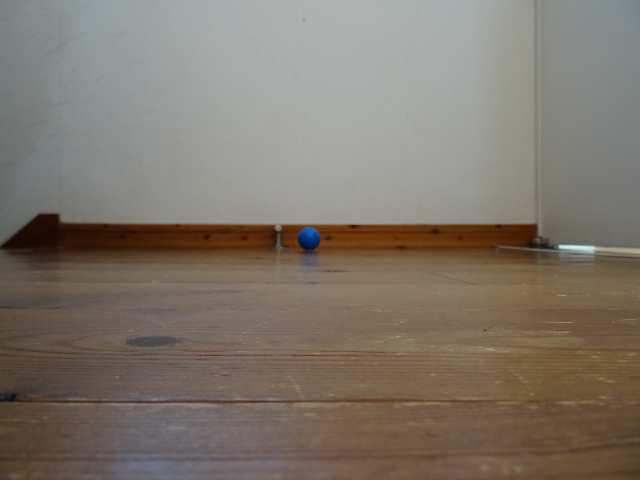
#> input picture work/marker/1 Photos/1100.jpg, 640 x 480 px, given in place of k20r.jpg, which was not available
$ python kyori.py
#> lines starting #> are read from the running program, lines starting #| are printed output that depends on the picture; after the words box and inside, x2 and y2 are one past the last pixel; in counts of white or black regions, pixels touching at a corner belong together; pictures that were not available may be replaced by others from this repository, and a replacement may not be noted
# -*- coding: utf-8 -*-
import cv2
import numpy as np
import math


# ???o?μ???￠¶?I???F?w?e
# 0 <= h <= 179 (?F??) OpenCV??Imax=179???AR:0(180),G:60,B:120???e
# 0 <= s <= 255 (??x) ??????l?a???o?3?e?e??≪??±?I?l?d???-?・?e
# 0 <= v <= 255 (???x) ?±?????￠?????,?￢?3?￠??A￠
c_min = np.array([97, 50, 50])
c_max = np.array([117, 255, 255])

# ?c?￡?≫?p??°EU
k = np.ones((5,5),np.uint8)

def color_track(im,h_min,h_max):
    im_h = cv2.cvtColor(im,cv2.COLOR_BGR2HSV)  # RGB?F?o??c?cHSV?F?o????・
    mask = cv2.inRange(im_h,h_min,h_max,)       # ?，????¶?￢
    mask = cv2.medianBlur(mask,7)               # ?????≫
    #mask = cv2.dilate(mask,k,iterations=2)      # ?c?￡?≫
    #im_c = cv2.bitwise_and(im,im,mask=mask)     # ?F????o
    return mask#,im_c

def index_emax(cnt):
    max_num = 0
    max_i = -1
    for i in range(len(cnt)):
        cnt_num=len(cnt[i])
        if cnt_num > max_num:
            max_num = cnt_num
            max_i = i

    return max_i

def main():

    L1 = 200  # ¶O??a?e??????￡ 200[mm]
    h1 = 220  # ?a?e?????a??2?T 220 [E??U]
    H =  55   # I?????a[mm]
    Z =  200  # 200mm?a?Iz??u[mm]
    #cap = cv2.VideoCapture(0)
    #if cap.isOpened() is False:
    #   raise("IO Error")

    while True:
        # ?u?????擾
        im =  cv2.imread('k20r.jpg')
#> im is the input picture: shape (480, 640, 3); mean B, G, R 107.7, 118.2, 126.8

        # ¶?I??IA?・?T
        mask1 = color_track(im,c_min,c_max)
#> in color_track, `im_h = cv2.cvtColor(im,cv2.COLOR_BGR2HSV)`: im_h: shape (480, 640, 3); mean H, S, V 39.6, 52.8, 128.5
#> in color_track, `mask = cv2.inRange(im_h,h_min,h_max,)`:
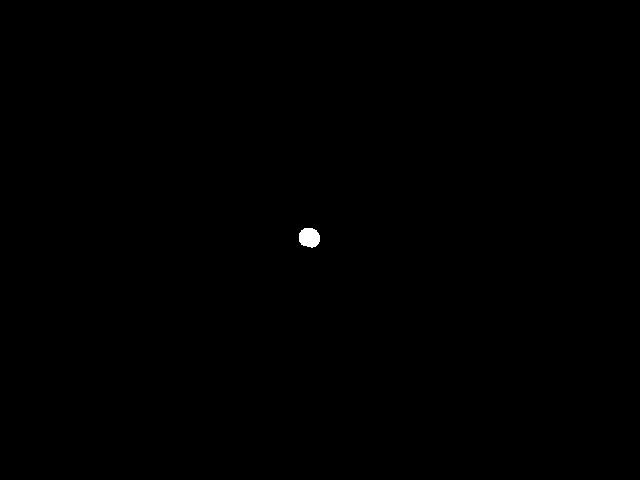
#> mask: shape (480, 640); 0.11% white; 1 white region, box (x1, y1, x2, y2) and area: (299, 228, 320, 248) 337
#> in color_track, `mask = cv2.medianBlur(mask,7)`: mask: shape (480, 640); 0.1% white; 1 white region
        mask2 = color_track(im,c_min,c_max)

        # ?F??a???s? o
        cnt, hierarchy = cv2.findContours(mask2,cv2.RETR_EXTERNAL, cv2.CHAIN_APPROX_SIMPLE)
#> cnt = 1 contour; box (x1, y1, x2, y2) and area: (299, 228, 320, 247) 293
        cnt = cv2.findContours(mask2,cv2.RETR_TREE,cv2.CHAIN_APPROX_SIMPLE)[-2]
        n = index_emax(cnt)
#> the loop in index_emax, `for i in range(len(cnt)):` made 1 pass
#> (cnt_num, max_num, max_i) on pass 1: (27, 27, 0)
#> after the loop in index_emax, `for i in range(len(cnt)):`: max_i = 0; max_num = 27
#> n = 0

        if n != -1:
            hull = cv2.convexHull(cnt[n])
#> hull = contour of 16 points, box (x1, y1, x2, y2) (299, 228, 320, 247), area 300
            mask2[:] = 0
#> mask2: shape (480, 640); every value is 0
            cv2.drawContours(mask2,[hull],0,(255),-1)
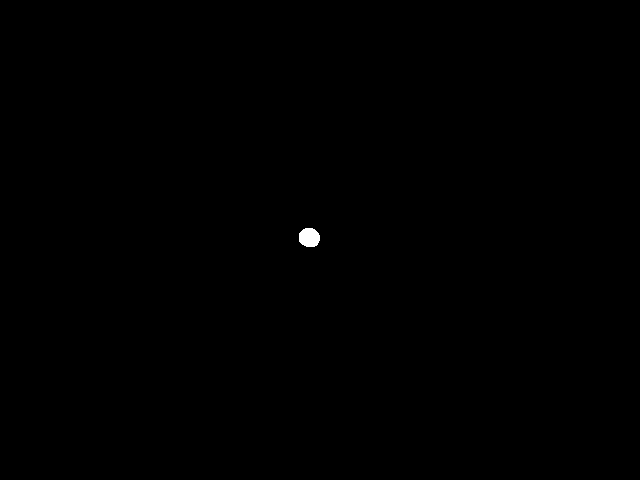
#> mask2: shape (480, 640); 0.11% white; 1 white region, box (x1, y1, x2, y2) and area: (299, 228, 320, 247) 328
            cv2.drawContours(im,[hull],0,(0,200,0),2)
            cv2.drawContours(mask2,[hull],0,(0,200,0),2)
#> mask2: shape (480, 640); 0.07% white; 1 white region, box (x1, y1, x2, y2) and area: (301, 230, 318, 245) 213
            M1 = cv2.moments(cnt[n])
#> M1 = moments, m00 293, centre m10/m00, m01/m00 = (308.9, 237.1)
            if M1["m00"] != 0:
               cx,cy = int(M1["m10"]/M1["m00"]),int(M1["m01"]/M1["m00"])
#> cx = 308; cy = 237
            else:
                cx,cy = 320,240
        else:
            cx,cy = 320,240

        # ?F??a????3?v?Z
        mask = cv2.bitwise_and(mask1,mask1,mask=mask2)
        mask = cv2.Canny(mask2,100,200)
#> mask: shape (480, 640); 0.02% white in thin lines or dots, all inside (x1, y1, x2, y2) = (300, 229, 318, 245)
        y,x = np.where(mask == 255)
#> y = 59 values from 229 to 244; x = 59 values, max 317 at index 24, min 300 at index 25, mean 309
        if len(y)!= 0:
            # ???¨?????a????3h2?d?v?Z
            ymax,ymin = np.amax(y),np.amin(y)
#> ymax = 244; ymin = 229
            xmax,xmin = np.amax(x),np.amin(x)
#> xmax = 317; xmin = 300

            #???3???????￠???? a??μ??g??
            h2 = max([(ymax - ymin),(xmax - xmin)])
#> h2 = 17

            #???S??u? a?d?a????(?v?C?3)
            cx = cx + int((h2 - (xmax - xmin))/2)
            cy = cy + int((h2 - (ymax - ymin))/2)
#> cy = 238

            if float(h2) !=0:
                # ???s?≪L2?d?v?Z
                L2 = (h1/float(h2))*L1
#> L2 = 2588.2
                # 1px?????e????3?d?v?Z
                a = H/float(h2)
#> a = 3.24
                # ?O???3??u(X, Y, Z)?d?v?Z
                X = (cx-320)*a
#> X = -38.82
                Y = (240-cy)*a
#> Y = 6.47
                if L2 > X:
                    Z = math.sqrt(L2*L2-X*X)
#> Z = 2587.9
                X,Y,Z,L2 = round(X),round(Y),round(Z),round(L2)
#> X = -39; Y = 6; Z = 2588; L2 = 2588
            # ????\?|
            cv2.circle(im,(cx,cy),5, (0,0,255), -1)
#> im: shape (480, 640, 3); mean B, G, R 107.6, 118.2, 126.9
            cv2.circle(im,(cx,cy),int(h2/2), (255,0,255), 1)
#> im: shape (480, 640, 3); mean B, G, R 107.6, 118.2, 126.9
            cv2.putText(im,"X: "+str(X)+"[mm]",(30,20),1,1.5,(70,70,220),2)
            cv2.putText(im,"Y: "+str(Y)+"[mm]",(30,50),1,1.5,(70,70,220),2)
            cv2.putText(im,"Z: "+str(Z)+"[mm]",(30,80),1,1.5,(70,70,220),2)
            cv2.putText(im,"h2: "+str(h2)+"[pixcel]",(30,120),1,1.5,(220,70,90),2)
            cv2.putText(im,"L2: "+str(L2)+"[mm]",(30,160),1,1.5,(220,70,90),2)
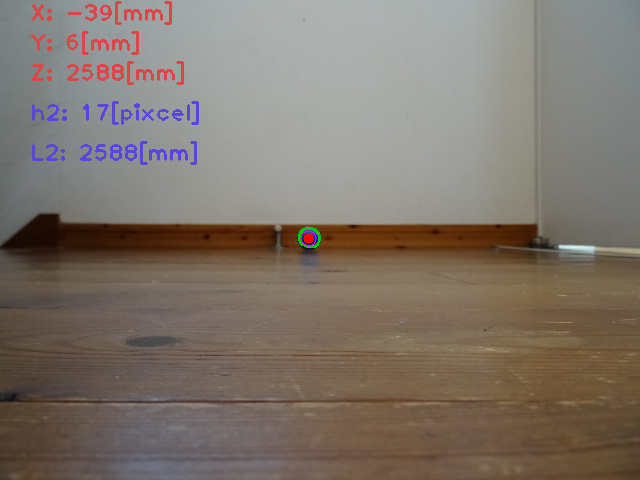
#> im: shape (480, 640, 3); mean B, G, R 107.5, 117.1, 127.2
            cv2.imshow("Camera",im)
            cv2.imshow("Mask",mask2)
        # ・°?a???3???c?I?c?甲?￣?e
        if cv2.waitKey(10) > 0:
#> (key Esc is pressed here)
#> (the run stopped early here; a loop or call above may not have finished)

$ run again, on work/marker/1 Photos/120.jpg
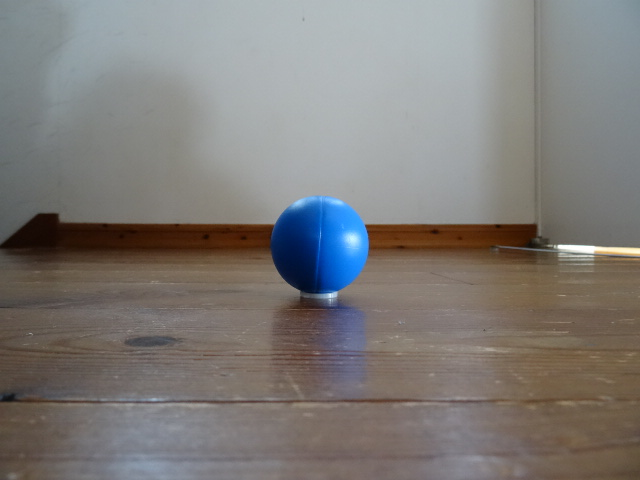
#> input picture work/marker/1 Photos/120.jpg, 640 x 480 px, given in place of k20r.jpg, which was not available
#> in main, im is the input picture: shape (480, 640, 3); mean B, G, R 120.7, 123.2, 126.3
#> im_h: shape (480, 640, 3); mean H, S, V 54.1, 43.7, 133.4
#> in color_track, `mask = cv2.medianBlur(mask,7)`:
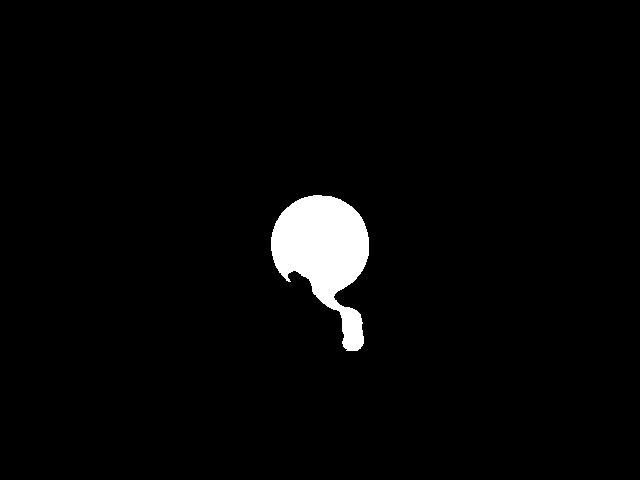
#> mask: shape (480, 640); 2.8% white; 1 white region
#> cnt = 1 contour; box (x1, y1, x2, y2) and area: (271, 195, 369, 351) 8252
#> the loop in index_emax, `for i in range(len(cnt)):` made 1 pass
#> (cnt_num, max_num, max_i) on pass 1: (226, 226, 0)
#> after the loop in index_emax, `for i in range(len(cnt)):`: max_i = 0; max_num = 226
#> n = 0
#> hull = contour of 35 points, box (x1, y1, x2, y2) (271, 195, 369, 351), area 10500
#> M1 = moments, m00 8251.5, centre m10/m00, m01/m00 = (323.8, 252.4)
#> in main, `cx,cy = int(M1["m10"]/M1["m00"]),int(M1["m01"]/M1["m00"])`: cx = 323; cy = 252
#> y = 439 values from 196 to 348; x = 439 values, max 366 at index 141, min 272 at index 144, mean 326.3
#> ymax = 348; ymin = 196
#> xmax = 366; xmin = 272
#> h2 = 152
#> in main, `cx = cx + int((h2 - (xmax - xmin))/2)`: cx = 352
#> in main, `L2 = (h1/float(h2))*L1`: L2 = 289.5
#> a = 0.362
#> in main, `X = (cx-320)*a`: X = 11.58
#> in main, `Y = (240-cy)*a`: Y = -4.34
#> in main, `Z = math.sqrt(L2*L2-X*X)`: Z = 289.2
#> in main, `X,Y,Z,L2 = round(X),round(Y),round(Z),round(L2)`: X = 12; Y = -4; Z = 289
#> in main, `cv2.putText(im,"L2: "+str(L2)+"[mm]",(30,160),1,1.5,(220,70,90),2)`:
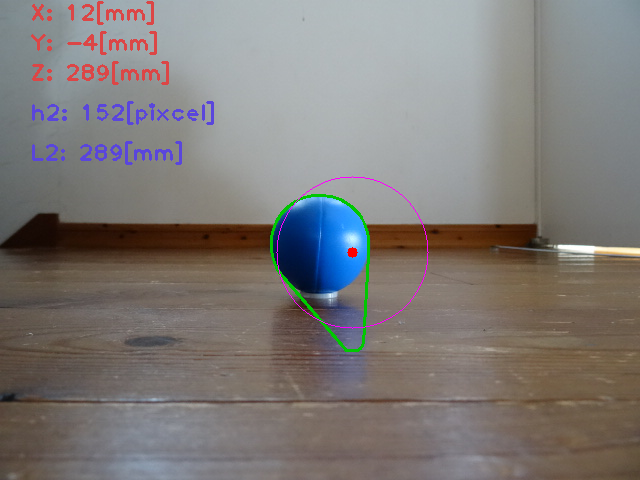
#> im: shape (480, 640, 3); mean B, G, R 120.2, 122.3, 126.4

$ run again, on work/marker/1 Photos/130.jpg
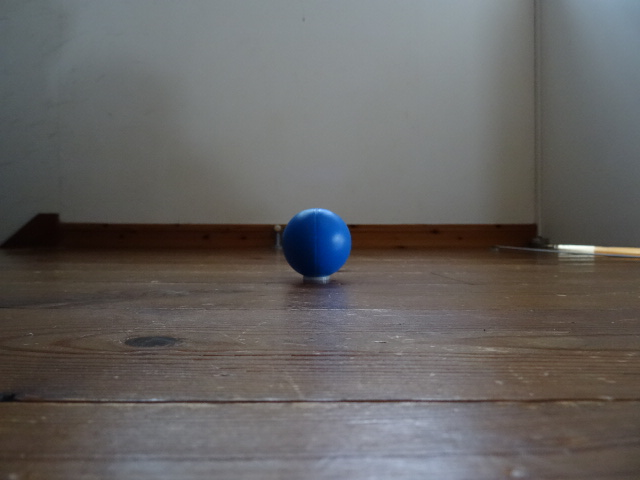
#> input picture work/marker/1 Photos/130.jpg, 640 x 480 px, given in place of k20r.jpg, which was not available
#> in main, im is the input picture: shape (480, 640, 3); mean B, G, R 97.5, 98.8, 101.2
#> im_h: shape (480, 640, 3); mean H, S, V 59.4, 40.2, 106.2
#> in color_track, `mask = cv2.medianBlur(mask,7)`:
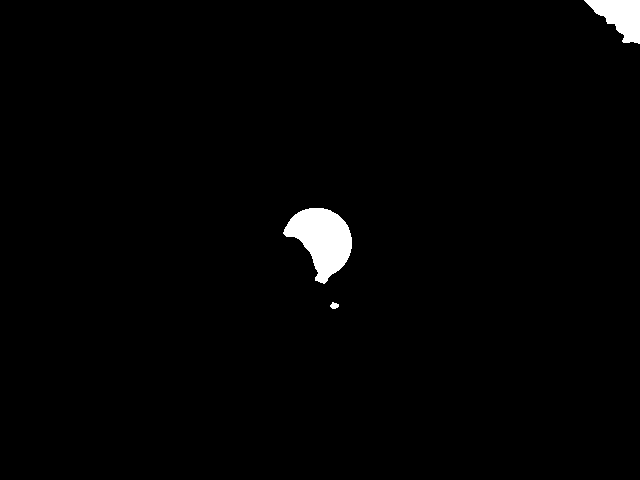
#> mask: shape (480, 640); 1.5% white; 3 white regions
#> cnt = 3 contours; box (x1, y1, x2, y2) and area: (283, 208, 352, 284) 2954, (584, 0, 640, 44) 1346, (330, 302, 339, 309) 33
#> the loop in index_emax, `for i in range(len(cnt)):` made 3 passes
#> (cnt_num, max_num, max_i) on passes 1 to 2: (14, 14, 0), (103, 103, 1)
#> after the loop in index_emax, `for i in range(len(cnt)):`: max_i = 1; max_num = 103
#> n = 1
#> hull = contour of 30 points, box (x1, y1, x2, y2) (283, 208, 352, 284), area 3448
#> M1 = moments, m00 2953.5, centre m10/m00, m01/m00 = (321.9, 238.9)
#> in main, `cx,cy = int(M1["m10"]/M1["m00"]),int(M1["m01"]/M1["m00"])`: cx = 321; cy = 238
#> y = 233 values from 209 to 281; x = 233 values, max 349 at index 97, min 285 at index 88, mean 319.4
#> ymax = 281; ymin = 209
#> xmax = 349; xmin = 285
#> h2 = 72
#> in main, `cx = cx + int((h2 - (xmax - xmin))/2)`: cx = 325
#> in main, `L2 = (h1/float(h2))*L1`: L2 = 611.1
#> a = 0.764
#> in main, `X = (cx-320)*a`: X = 3.82
#> in main, `Y = (240-cy)*a`: Y = 1.53
#> in main, `Z = math.sqrt(L2*L2-X*X)`: Z = 611.1
#> in main, `X,Y,Z,L2 = round(X),round(Y),round(Z),round(L2)`: X = 4; Y = 2; Z = 611
#> in main, `cv2.putText(im,"L2: "+str(L2)+"[mm]",(30,160),1,1.5,(220,70,90),2)`:
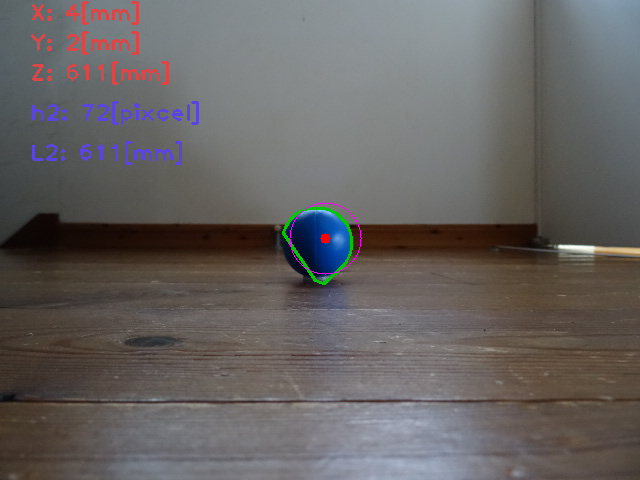
#> im: shape (480, 640, 3); mean B, G, R 97.8, 98.6, 102
